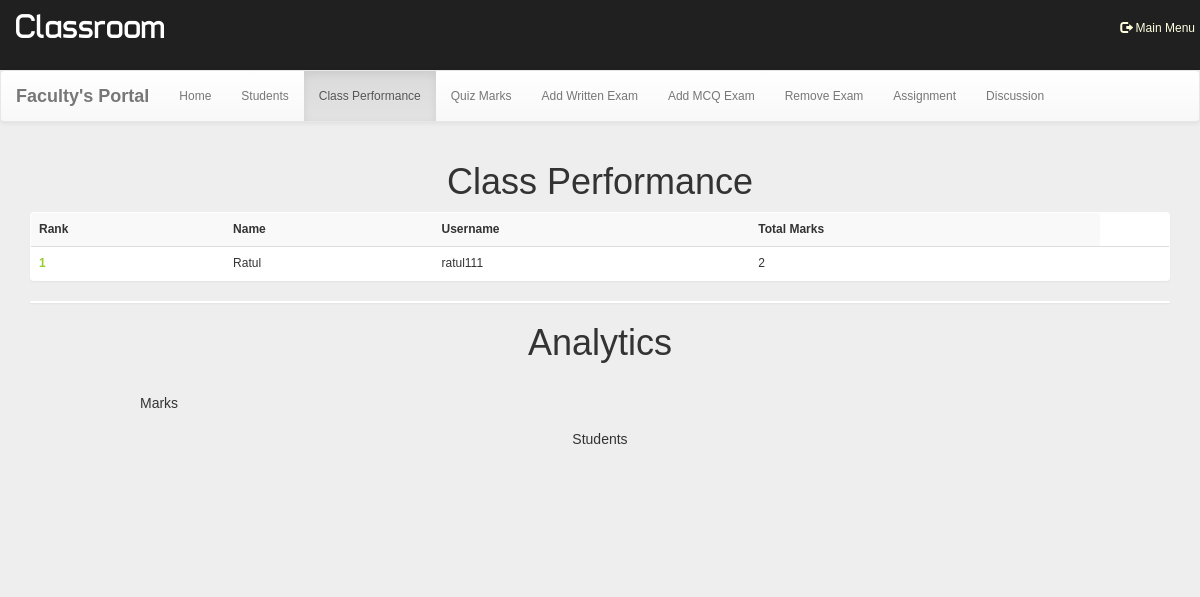
Page /dash.php?q=2 (signed in) on the committed database.
### tables this page shows
CREATE TABLE `rank` (
  `id` int(100) NOT NULL,
  `username` varchar(50) NOT NULL,
  `score` int(11) NOT NULL,
  `time` timestamp NOT NULL DEFAULT current_timestamp() ON UPDATE current_timestamp()
);

CREATE TABLE `user` (
  `id` int(100) NOT NULL,
  `name` varchar(50) NOT NULL,
  `rollno` varchar(20) NOT NULL,
  `branch` varchar(20) NOT NULL,
  `gender` varchar(5) NOT NULL,
  `username` varchar(50) NOT NULL,
  `phno` bigint(20) NOT NULL,
  `password` varchar(50) NOT NULL
);

### dash.php (the view, shortened to what this page needs)
<!DOCTYPE html PUBLIC "-//W3C//DTD XHTML 1.0 Transitional//EN" "http://www.w3.org/TR/xhtml1/DTD/xhtml1-transitional.dtd">
<html xmlns="http://www.w3.org/1999/xhtml">
<head>
   <link  rel="stylesheet" href="css/bootstrap.min.css"/>
   <link  rel="stylesheet" href="css/bootstrap-theme.min.css"/>
   <link rel="stylesheet" href="css/main.css">
   <link  rel="stylesheet" href="css/font.css">
    <link rel="stylesheet" href="//cdnjs.cloudflare.com/ajax/libs/morris.js/0.5.1/morris.css">
</head>
<body  style="background:#eee;">
<body  style="background:#eee;">
<div class="header">
<div class="row">
<div class="col-lg-6">
<span class="logo">Classroom</span></div>
<?php
include_once 'dbConnection.php';
if (!(isset($_SESSION['username'])) && $_SESSION["key"] = '54585c506829293a2d4c3b68543b316e2e7a2d277858545a36362e5f39') {
    session_destroy();
    header("location:landingpage.php");
} else {
    $name     = $_SESSION['name'];
    $username = $_SESSION['username'];
    echo '<span class="pull-right top title1" ><span style="color:white"></span><a href="faculty_home.php" style="color:lightyellow"><span class="glyphicon glyphicon-log-out" aria-hidden="true"></span>&nbsp;Main Menu</button>&nbsp;&nbsp;&nbsp;&nbsp;&nbsp;&nbsp;</a></span>';
}
?>
</div></div>
<nav class="navbar navbar-default title1">
  <div class="container-fluid">
    <div class="navbar-header">
      <a class="navbar-brand" href="dash.php?q=0"><b>Faculty's Portal</b></a>
    </div>
    <div class="collapse navbar-collapse" id="bs-example-navbar-collapse-1">
      <ul class="nav navbar-nav">
        <li <?php
if (@$_GET['q'] == 0)
    echo 'class="active"';
?>><a href="dash.php?q=0">Home<span class="sr-only">(current)</span></a></li>
        <li <?php
if (@$_GET['q'] == 1)
    echo 'class="active"';
?>><a href="dash.php?q=1">Students</a></li>
    <li <?php
if (@$_GET['q'] == 2)
    echo 'class="active"';
?>><a href="dash.php?q=2">Class Performance</a></li>
    <li <?php
if (@$_GET['q'] == 3)
echo 'class="active"';
?>><a href="dash.php?q=3">Quiz Marks</a></li>
    <li <?php
if (@$_GET['q'] == 4)
    echo 'class="active"';
?>><a href="dash.php?q=4">Add Written Exam</a></li>
        <li <?php
if (@$_GET['q'] == 5)
    echo 'class="active"';
?>><a href="dash.php?q=5">Add MCQ Exam</a></li>
        <li <?php
if (@$_GET['q'] == 6)
    echo 'class="active"';
?>><a href="dash.php?q=6">Remove Exam</a></li>
        <li <?php
if (@$_GET['q'] == 7)
    echo 'class="active"';
?>><a href="dash.php?q=7">Assignment</a></li>
        <li <?php
if (@$_GET['q'] == 8)
    echo 'class="active"';
?>><a href="dash.php?q=8">Discussion</a></li>
      </ul>
    </div>
  </div>
</nav>
<div class="container">
<div class="row">
<div class="col-md-12">
<?php
if (@$_GET['q'] == 2) {
    if(isset($_GET['show'])){
        $show = $_GET['show'];
        $showfrom = (($show-1)*10) + 1;
        $showtill = $showfrom + 9;
    }
    else{
        $showfrom = 1;
    }
    $q = mysqli_query($con, "SELECT * FROM rank") or die('Error223');
    echo '<h1><center>Class Performance</center></h1><div class="panel title">
    <table class="table table-striped title1" >
    <tr><td style="vertical-align:middle"><b>Rank</b></td><td style="vertical-align:middle"><b>Name</b></td><td style="vertical-align:middle"><b>Username</b></td><td style="vertical-align:middle"><b>Total Marks</b></td></tr>';
    $c = $showfrom-1;
    $total = mysqli_num_rows($q);
    if($total >= $showfrom){
        $q = mysqli_query($con, "SELECT * FROM rank ORDER BY score DESC, time ASC LIMIT ".($showfrom-1).",10") or die('Error223');
        while ($row = mysqli_fetch_array($q)) {
            $e = $row['username'];
            $s = $row['score'];
            $q12 = mysqli_query($con, "SELECT * FROM user WHERE username='$e' ") or die('Error231');
            while ($row = mysqli_fetch_array($q12)) {
                $name     = $row['name'];
                $username = $row['username'];
            }
            $c++;
            echo '<tr><td style="color:#99cc32"><b>' . $c . '</b></td><td style="vertical-align:middle">' . $name . '</td><td style="vertical-align:middle">' . $username . '</td><td style="vertical-align:middle">' . $s . '</td><td style="vertical-align:middle">';
        }
    }
    else{
    }
    echo '</table></div>';
    echo '<div class="panel title"><table class="table table-striped title1" ><tr>';
    echo '</tr></table></div>';
    echo '
      <h1><center>Analytics</center></h1>
      </br>
      <div class="container" style="width:950px;">
         <h5>Marks</h5>
         <div id="chart"></div>
      </div>
      <h5><center>Students</center></h5>
      </br></br></br></br></br></br></br></br>
    ';
}
?>
</div>
</div>
</div>
</body>
</html>

### css/main.css (style rules this page uses)
body { overflow-x:hidden;width:100%;font: 12px "Century Gothic", "Times Roman", sans-serif;background:#eee;min-height:550px;background-attachment:fixed; }
.title { font-family:'typo'; }
.header { background:#202020;height:70px; }
.logo { font-family:'typo';font-size:35px;color:#ffffff;margin:15px; }
.title1 { font: 12px "Century Gothic", "Times Roman", sans-serif; }
.top { margin-top:20px; }

### dash.php (style rules this page uses)
body { font-family: Arial; }

### rows in the picture
rank: user.name "Ratul", user.username "ratul111", score "2"
